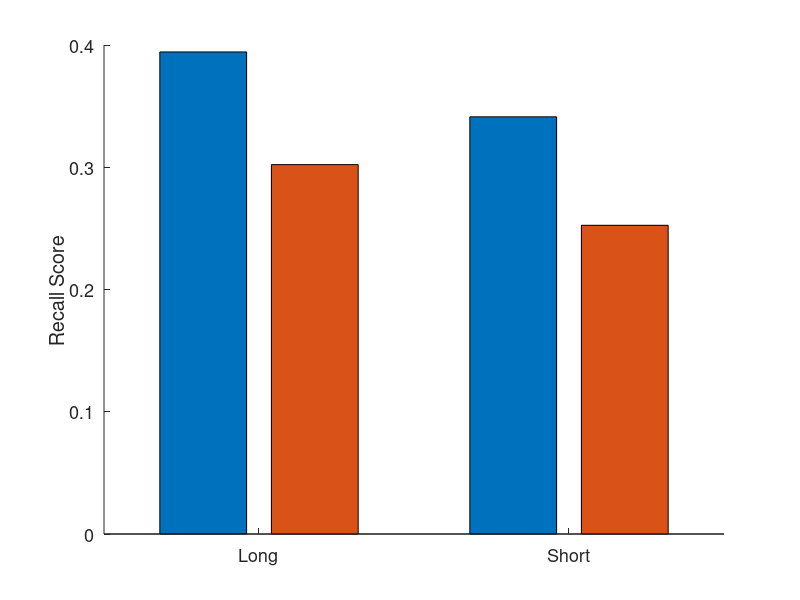

This chart was generated by the following MATLAB code:


%% Simple Active Long Fixation Modeling
VERBOSE = 7;

%% Series of Saliency Maps
WIDTH = 2;
HEIGHT = 2;
LENGTH = 100000;
SMOOTHNESS = 5;

LONG_THRESHOLD = 5;
ALERT_THRESHOLD = 0.10;
LAZY_THRESHOLD = 0.20;

LAZY_ON_NEUTRAL = 0;
NEGLECT_FACTOR = 0.01;
ENHANCE_FACTOR = 1.10;

salmap = rand(LENGTH, WIDTH, HEIGHT);

%% Smoothing
for iter = 1 : SMOOTHNESS
    salmapn = salmap;
    for i = 2 : LENGTH - 1
        salmapn(i,:,:) = salmapn(i-1,:,:) / 2 + salmapn(i+1,:,:) / 2;
    end
    salmap = salmapn;
end

%% Normalization
for i = 1 : LENGTH
    salmap(i,:,:) = salmap(i,:,:) / sum(sum(salmap(i,:,:)));
end

if 8 <= VERBOSE 
    plot(squeeze(salmap(1:100,1,:)));
    plot(squeeze(salmap(1:100,2,:)));
end

%% Gaze Simulation
gaze = zeros(LENGTH, 1);
sali = zeros(LENGTH, 1);
dura = zeros(LENGTH, 1);
selc = zeros(LENGTH, 1);

for i = 1 : LENGTH
    prob = salmap(i,:,:); prob = prob(:); prob_cum = prob;
    target = rand(1);
    sali(i) = find(prob==max(prob));
    if prob(sali(i)) < ALERT_THRESHOLD + mean(prob(find(prob~=max(prob))))
        sali(i) = -1;
    end
    lazy = false;
    if 1 < i && rand(1) < LAZY_ON_NEUTRAL && selc(i-1) < LAZY_THRESHOLD 
        gaze(i,1) = gaze(i-1,1);
        selc(i,1) = prob(gaze(i,1)) * NEGLECT_FACTOR;
        lazy = true;
    else
        for j = 1 : HEIGHT * WIDTH
            if 1 ~= j
                prob_cum(j) = prob_cum(j-1) + prob_cum(j);
            end
            if target < prob_cum(j)
                gaze(i,1) = j;
                selc(i,1) = prob(j);
                break;
            end
        end
    end
    flag = true;
    for j = 1 : LONG_THRESHOLD - 1
        if (i > LONG_THRESHOLD - 1 && gaze(i-j+1) ~= gaze(i-j)) || lazy
            flag = false;
            break;
        end
    end
    if LONG_THRESHOLD <= i && flag
        dura(i-LONG_THRESHOLD+1:i,1) = 1;
        if ~lazy
            selc(i-LONG_THRESHOLD+1:i,1) = ...
                min(selc(i-LONG_THRESHOLD+1:i,1) * ENHANCE_FACTOR, 1);
        end
    end
end

%% Report
LA = selc(find(dura==1&gaze==sali));
SA = selc(find(dura==0&gaze==sali));
LN = selc(find(dura==1&gaze~=sali));
SN = selc(find(dura==0&gaze~=sali));

count_table = zeros(2,2);
count_table(1,1) = size(LA, 1);
count_table(1,2) = size(SA, 1);
count_table(2,1) = size(LN, 1);
count_table(2,2) = size(SN, 1);

fprintf('\tLONG\tSHORT\n');
fprintf('---------------------\n');
fprintf('ALERT\t%d\t%d\n', count_table(1,1), count_table(1,2));
fprintf('NEUTRAL\t%d\t%d\n', count_table(2,1), count_table(2,2));

recall_table = zeros(2,2);
recall_table(1,1) = mean(LA, 1);
recall_table(1,2) = mean(SA, 1);
recall_table(2,1) = mean(LN, 1);
recall_table(2,2) = mean(SN, 1);

fprintf('\tLONG\tSHORT\n');
fprintf('---------------------\n');
fprintf('ALERT\t%.4f\t%.4f\n', recall_table(1,1), recall_table(1,2));
fprintf('NEUTRAL\t%.4f\t%.4f\n', recall_table(2,1), recall_table(2,2));

%% Visualization
bar(recall_table');
ylabel('Recall Score', 'FontSize', 13);
Labels = {'Long','Short'};
set(gca, 'XTick', 1:3, 'XTickLabel', Labels);
set(gca, 'FontSize', 13);
box off;

nA = size(LA, 1) + size(SA, 1);
fprintf('p(L|A): %.4f\n', size(LA, 1) / nA);
fprintf('Sensitivity (TPR): %.4f\n', nA / size(find(sali~=-1), 1));
score_table = count_table .* recall_table;
fprintf('Alert/Neutral Learning Ratio: %.4f\n', ...
    (sum(score_table(1,:),2)/sum(count_table(1,:), 2) / ...
    (sum(score_table(2,:),2)/sum(count_table(2,:), 2))));

num_saccades = 0;
for i = 2 : LENGTH
    if gaze(i-1) ~= gaze(i)
        num_saccades = num_saccades + 1;
    end
end

fprintf('Saccadic Cost: %.4f\n', num_saccades / LENGTH);
